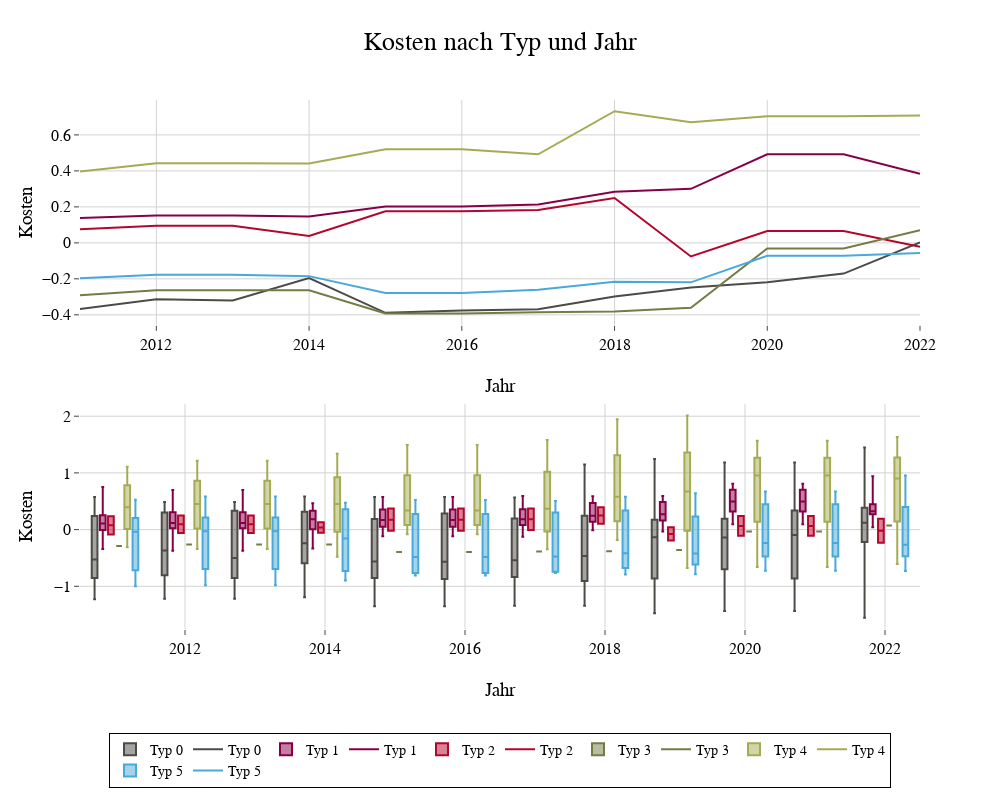

Source (notebook cell):
### Code cell
vari = 'Kosten'
plot_bar = df_f[list(name_map.keys())].reset_index()
color_seq = [color_palette[3], color_palette[4], color_palette[5], color_palette[7], color_palette[12], color_palette[13]]

fig = go.Figure()
fig = make_subplots(
    rows=2, cols=1,
)
tmp_codes = np.sort(plot_bar['Codierung'].unique())

for code in tmp_codes:
    plot_bar_tmp = plot_bar[plot_bar['Codierung'] == code]
    x = plot_bar_tmp['Jahr']
    fig.add_trace(go.Box(
        x=x,
        y=plot_bar_tmp[vari],
        name=str(code),
        boxpoints=False,
        marker_color=color_seq[code]
    ),
        row=2, col=1
    )
    plot_line_tmp = plot_bar_tmp[['Jahr', vari]].groupby('Jahr').mean()
    fig.add_trace(go.Scatter(
        x=plot_line_tmp.index,
        y=plot_line_tmp[vari],
        name=str(code),
        marker_color=color_seq[code],
        mode='lines',
    ),
        row=1, col=1
    )

fig.update_xaxes(title_text="Jahr", row=1, col=1)
fig.update_yaxes(title_text=vari, row=1, col=1)
fig.update_xaxes(title_text="Jahr", row=2, col=1)
fig.update_yaxes(title_text=vari, row=2, col=1)

fig.update_traces(name='Typ 0', selector=dict(name="0"))
fig.update_traces(name='Typ 1', selector=dict(name="1"))
fig.update_traces(name='Typ 2', selector=dict(name="2"))
fig.update_traces(name='Typ 3', selector=dict(name="3"))
fig.update_traces(name='Typ 4', selector=dict(name="4"))
fig.update_traces(name='Typ 5', selector=dict(name="5"))

fig.update_layout(
    boxmode='group',
    legend=dict(
        orientation="h",
        yanchor="bottom",
        y=-0.3,
        xanchor="center",
        x=0.5
    ),
    title=f'{vari} nach Typ und Jahr',
    height=800,
    width=1000
)
fig.show()
